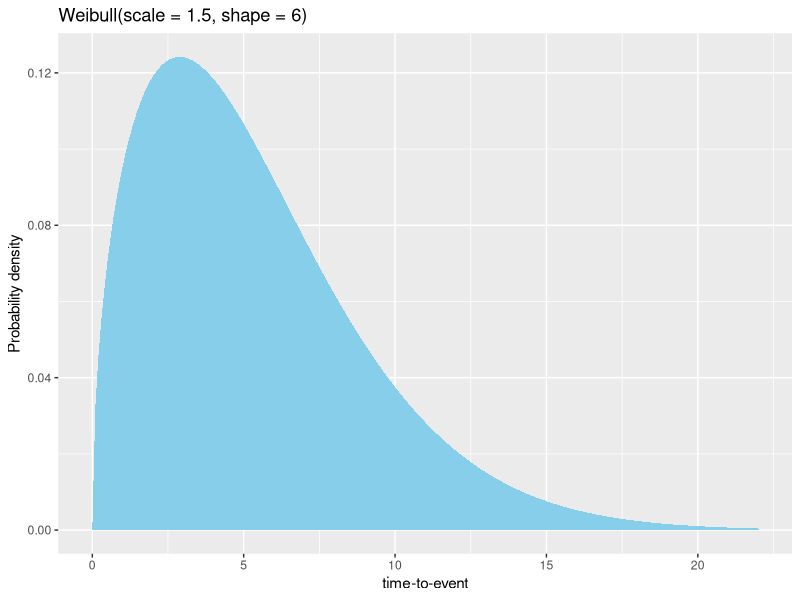

This figure's R source: (Note: this script raises an error after producing the figure.)
## ---- chunk 1
knitr::opts_chunk$set(
  echo = TRUE, 
  cache = TRUE, 
  comment = NA,
  message = FALSE,
  warning = TRUE,
  error = TRUE,
  knitr.table.format = 'html'
)

library(tidyverse)
library(broom)
library(scales)

library(survival)
library(survminer)

library(kableExtra)

## ---- chunk 2
N <- 1000
mu <- 5

dfc <- tibble(
  id = 1:N,
  tte = rexp(N, 1 / mu),
  tto = pmin(rpois(N, 6) + 1, tte),
  censored = tto < tte
)

dfc %>% 
  head() %>% 
  kable() %>% kable_styling()
## ---- chunk 3
dfc %>% 
  glm(
    formula = !censored ~ 1 + offset(log(tto)),
    family = poisson(link = 'log'),
    data = .
  ) %>% 
  tidy() %>% 
  pull(estimate) %>% 
  exp()
## ---- chunk 4
scale <- 1.5
shape <- 6

tibble(x = seq(0, 22, 0.1), y = dweibull(x, scale, shape)) %>% 
  ggplot() +
  aes(x, y) +
  geom_area(fill = 'skyblue') +
  labs(
    x = 'time-to-event',
    y = 'Probability density',
    title = str_glue('Weibull(scale = {scale}, shape = {shape})')
  )

## ---- chunk 5
N <- 1000
mu <- 5

dfa <- tibble(
  id = 1:N,
  tte = rweibull(N, shape, scale),
  tto = pmin(rpois(N, 5) + 1, tte),
  censored = tto < tte
)

dfa %>% 
  head() %>% 
  kable() %>% kable_styling()
## ---- chunk 6
data("mastectomy", package = "HSAUR")

df <- mastectomy %>% 
  as_tibble() %>% 
  arrange(time) %>% 
  transmute(
    id = 1:n(),
    months = time,
    event,
    metastized = metastized == 'yes'
  ) 

df %>% 
  head() %>% 
  kable() %>% kable_styling()
## ---- chunk 7
df %>% 
  ggplot(aes(x = event, y = ..count.. / sum(..count..))) +
  geom_bar(position = 'stack') +
  scale_y_continuous(labels = percent)
## ---- chunk 8
df %>% 
  ggplot(aes(y = months, x = reorder(id, months), fill = event, width = 0.2)) +
  geom_col() +
  geom_point(aes(alpha = metastized)) +
  coord_flip() +
  labs(
    y = 'Months',
    x = 'Person',
    fill = 'Event?'
  ) 
## ---- chunk 9
M <- 3 # size of intervals

df1 <- 
  # all combos of person and interval
  expand.grid(
    id = df$id,                           # person
    lower = seq(0, max(df$months) + M, M) # interval lower bound
  ) %>% 
  as_tibble() %>% 
  
  # add strict upper bound for the interval
  mutate(upper = lower + M) %>% 
  
  # add data for each person
  inner_join(df, by = 'id') %>% 
  
  # exclude people that died in a previous interval
  # if months lies on the lower bound, assign death to previous interval
  filter(lower < months) %>% 
  
  # add death and exposure info
  mutate(
    death = if_else(event & months <= upper, 1, 0),
    exposure = pmin(months - lower, M)
  ) %>% 
  arrange(id, lower)
## ---- chunk 10
df1 %>% 
  filter(id == 2) %>% 
  kable() %>% kable_styling()
## ---- chunk 11
df1 %>% 
  filter(id == 5) %>% 
  kable() %>% kable_styling()
## ---- chunk 12
df1 %>% 
  filter(id == 21) %>% 
  kable() %>% kable_styling()
## ---- chunk 13
min(df1$exposure)
## ---- chunk 14
df1 %>% 
  group_by(id) %>% 
  summarise(correct = max(months) == sum(exposure)) %>% 
  count(correct) %>% 
  kable() %>% kable_styling()

## ---- chunk 15
df1 %>% 
  group_by(id) %>% 
  summarise(correct = sum(death) == max(if_else(event, 1, 0))) %>% 
  count(correct) %>% 
  kable() %>% kable_styling()

## ---- chunk 16
m <- glm(death ~ 0 + ordered(lower) + metastized + offset(log(exposure)), data = df1, family = poisson())

summary(m)
## ---- chunk 17
cx <- coxph(
  formula = Surv(months, event) ~ metastized,
  data = df
)

cx
